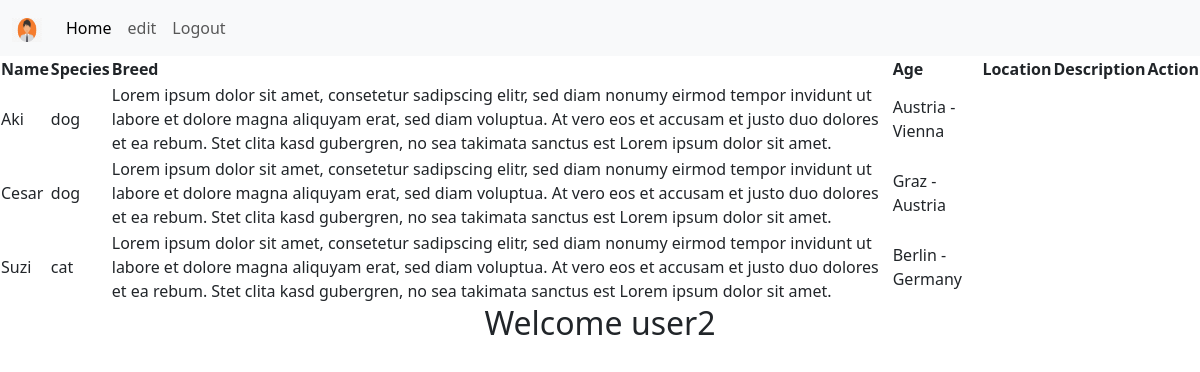
Before: /home_adam.php (signed in) with the older database file.
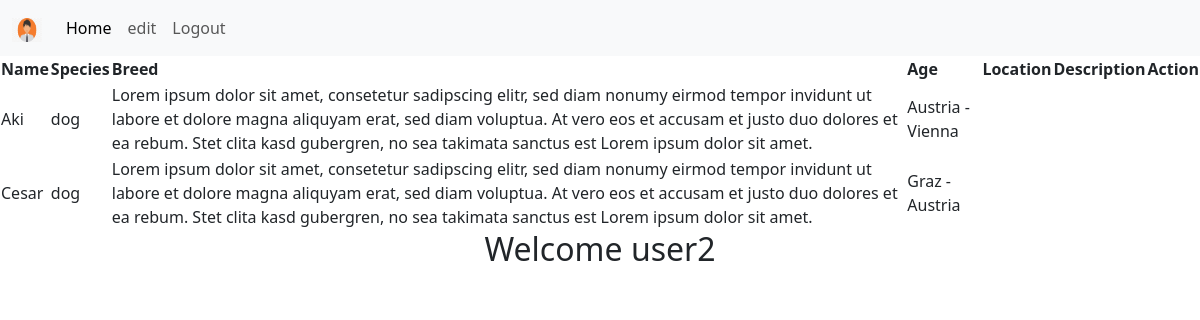
After: the same page with the newer database file.
### tables this page shows
CREATE TABLE `pets` (
  `id` int(11) NOT NULL,
  `name` varchar(255) DEFAULT NULL,
  `species` enum('dog','cat','bird','hamster','fish') DEFAULT NULL,
  `description` text DEFAULT NULL,
  `location` varchar(255) DEFAULT NULL,
  `added_by` int(11) DEFAULT NULL,
  `breed` varchar(100) DEFAULT 'No Breed',
  `status` enum('not adopted','adopted','pending') DEFAULT 'not adopted',
  `age` int(11) NOT NULL,
  `image` varchar(150) DEFAULT 'avatar.jpg',
  `size` enum('small','medium','big') NOT NULL
);

### home_adam.php (the view, shortened to what this page needs)
<?php
    require_once "db_connect.php";
    $sql = "SELECT * FROM users WHERE id = {$_SESSION["user"]}";
    $result = mysqli_query($connection, $sql);
    $row = mysqli_fetch_assoc($result);
$query = "SELECT * FROM pets";
$result = $connection->query($query);
?>
<!DOCTYPE html>
<html lang="en">
<head>
    <link href="https://cdn.jsdelivr.net/npm/bootstrap@5.3.0/dist/css/bootstrap.min.css" rel="stylesheet">
</head>
<body>
    <nav class="navbar navbar-expand-lg bg-body-tertiary">
        <div class="container-fluid">
            <a class="navbar-brand" href="#">
                <img src="pictures/<?= $row["pictures"] ?>" alt="user pic" width="30" height="24">
            </a>
            <ul class="navbar-nav me-auto mb-2 mb-lg-0">
                <li class="nav-item">
                    <a class="nav-link active" aria-current="page" href="#">Home</a>
                </li>
                <li class="nav-item">
                <a class="nav-link" href="login_logout_register_crud/update.php?id=<?= $row["id"] ?>">edit</a>
                </li>
                <li class="nav-item">
                    <a class="nav-link" href="user_crud/logout.php?logout">Logout</a>
                </li>
            </ul>
        </div>
    </nav>
    <table>
    <thead>
        <tr>
            <th>Name</th>
            <th>Species</th>
            <th>Breed</th>
            <th>Age</th>
            <th>Location</th>
            <th>Description</th>
            <th>Action</th>
        </tr>
    </thead>
    <tbody>
        <?php while($petRow = $result->fetch_assoc()): ?>
            <tr>
                <td><?= $petRow['name'] ?></td>
                <td><?= $petRow['species'] ?></td>
                <td><?= $petRow['description'] ?></td>
                <td><?= $petRow['location'] ?></td>
            </tr>
        <?php endwhile; ?>
    </tbody>
</table>
    <h2 class="text-center">Welcome <?= $row["username"] ?></h2>
</body>
</html>

Changed rows visible on the page:
removed pets: name "Suzi", species "cat", description "Lorem ipsum dolor sit amet, consetetur sadipscing elitr, sed diam nonumy eirmod tempor invidunt ut labore et dolore magna aliquyam erat, sed diam voluptua. At vero eos et accusam et justo duo dolores et ea rebum. Stet clita kasd gubergren, no sea takimata sanctus est Lorem ipsum dolor sit amet.", location "Berlin - Germany"
